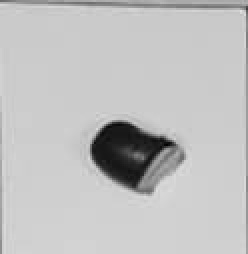
%> input picture imagem1,L1,C1.jpg, 124 x 127 px (shown 2 times larger)
$ octave mascaraFeijao.m   (GNU Octave 9; MATLAB toolbox functions it lacks are replaced by stand-ins)
%> lines starting %> are read from the running program, lines starting %| are printed output that depends on the picture; in (x1, y1, x2, y2) boxes, pixels count from 0 and x2, y2 are one past the last pixel; in counts of white or black regions, pixels touching at a corner belong together; the program's own positions count from 1
clear all
close all

im = imread('/home/phelyppealex/Documentos/digital-image-processing/imagem1,L1,C1.jpg');
%> im is the input picture: size 127x124 uint8; min 0, max 226, mean 192.2

imLogica = im;

% Definindo o ponto da limiarização e criando a máscara
imLogica(im <= 169) = 255;
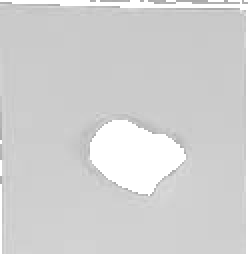
%> imLogica: size 127x124 uint8 (shown 2 times larger); 10.6% of pixels changed, all inside (x1, y1, x2, y2) = (0, 0, 124, 127)
imLogica(im > 169) = 0;
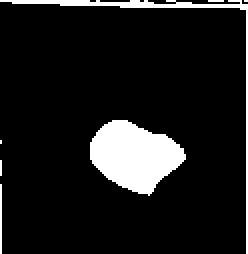
%> imLogica: size 127x124 uint8 (shown 2 times larger); 10.6% white; 7 white regions (4 under 20 px), largest, box (x1, y1, x2, y2) and area: (45, 60, 93, 98) 1185, (0, 0, 124, 127) 430, (0, 92, 1, 127) 35
imLogica = logical(imLogica);

% Criando contador de regiões, a matriz de regiões e o vetor de erros de contagem
contRegioes = 1;
vRegioes = zeros(size(imLogica,1),size(imLogica,2));
erros = [0 0];

% Fazendo a contagem de regiões com erros
for(i=1:size(imLogica,1))
    for(j=1:size(imLogica,2))
        if(imLogica(i,j))
            if(i>1 && j>1)
                if(((imLogica(i-1,j) + imLogica(i,j-1)) == 2) && vRegioes(i-1,j) != vRegioes(i,j-1))
                    erros = [erros; vRegioes(i-1,j) vRegioes(i,j-1)];
                endif
                if((imLogica(i-1,j) + imLogica(i,j-1)) >= 1)
                    if(imLogica(i-1,j) > imLogica(i,j-1))
                        vRegioes(i,j) = vRegioes(i-1,j);
                    else
                        vRegioes(i,j) = vRegioes(i,j-1);
                    endif
                elseif((imLogica(i-1,j) + imLogica(i,j-1)) == 0)
                    vRegioes(i,j) = contRegioes;
                    contRegioes++;
                endif
            endif
        endif
    endfor
endfor
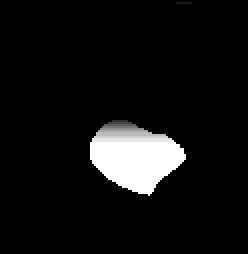
%> vRegioes: size 127x124 double (shown 2 times larger); min 0, max 11, mean 0.768; drawn with min black and max white
%> after the loop, contRegioes = 12; erros = 223 rows, first 12: [0 0; 1 0; 1 0; 1 0; 1 0; 1 0; 1 0; 1 0; 1 0; 2 3; 2 3; 2 3]

% Otimizando a matriz de erros
erros(1,1) = erros(2,1);
erros(1,2) = erros(2,2);
for(i=1:size(erros,1))
    if(erros(i,1) > erros(i,2))
        flag = erros(i,1);
        erros(i,1) = erros(i,2);
        erros(i,2) = flag;
    endif
endfor
%> after the loop, erros = 223 rows, first 12: [0 1; 0 1; 0 1; 0 1; 0 1; 0 1; 0 1; 0 1; 0 1; 2 3; 2 3; 2 3]
erros = unique(erros, 'rows')
%> erros = [0 1; 2 3; 3 4; 4 5; 5 6; 6 7; 7 8; 8 9; 9 10; 10 11]

% Corrigindo os erros de contagem
for(i=1:size(vRegioes,1))
    for(j=1:size(vRegioes,2))
        for(k=1:size(erros,1))
            if(vRegioes(i,j) == erros(k,1))
                vRegioes(i,j) = erros(k,2);
            endif
        endfor
    endfor
endfor
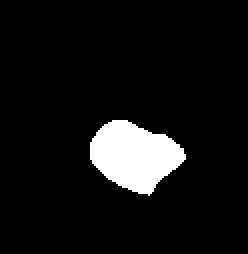
%> vRegioes: size 127x124 double (shown 2 times larger); values 1 (black) and 11 (white), 7.5% white; 1 white region, box (x1, y1, x2, y2) and area: (45, 60, 93, 98) 1185

% Contando a nova quantidade de regiões
vNovasReg = [0];
for(i=1:size(vRegioes,1))
    for(j=1:size(vRegioes,2))
        if(vRegioes(i,j) > vNovasReg(size(vNovasReg,2)))
            vNovasReg = [vNovasReg vRegioes(i,j)];
        endif
    endfor
endfor
%> after the loop, vNovasReg = [0 1 11]
vNovasReg
%> vNovasReg = [0 1 11]

% Renumerando regiões
for(i=1:size(vRegioes,1))
    for(j=1:size(vRegioes,2))
        for(k=1:size(vNovasReg,2))
            if(vNovasReg(k) == vRegioes(i,j))
                vRegioes(i,j) = k;
            endif
        endfor
    endfor
endfor

figure('Name','Original')
imshow(imLogica)

figure('Name','Máscara')
imshow(vRegioes, [0 contRegioes-1])
title(contRegioes)
